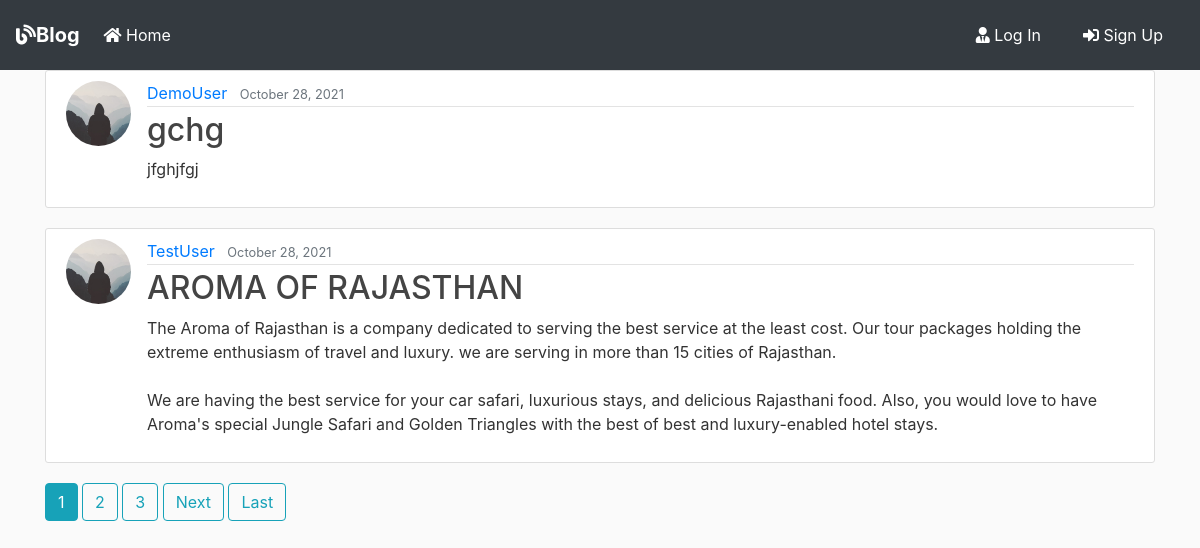
The page / on the database its author committed.
### blog/models.py (models this page shows, shortened)
class Post(models.Model):
    title = models.CharField(max_length=100)
    content = models.TextField()
    date_posted = models.DateTimeField(default=timezone.now)
    author = models.ForeignKey(User, on_delete=models.CASCADE)

### users/models.py (models this page shows, shortened)
class Profile(models.Model):
    user = models.OneToOneField(User, on_delete=models.CASCADE)
    image = models.ImageField(default='default.jpg', upload_to='profile_pics')

### blog/views.py (the view)
# urls.py: path('', PostListView.as_view(), name='blog-home'),
class PostListView(ListView):
    model = Post
    template_name = 'blog/home.html'  # <app>/<model>_<viewtype>.html
    context_object_name = 'posts'
    ordering = ['-date_posted']
    paginate_by = 2

### blog/templates/blog/home.html (shortened to what this page needs)
{% extends "blog/base.html" %}
{% block content %}
    {% for post in posts %}
        <article class="media content-section">
          <img class="rounded-circle article-img" src="{{ post.author.profile.image.url }}">
          <div class="media-body">
            <div class="article-metadata">
              <a class="mr-2" href="{% url 'user-posts' post.author.username %}">{{ post.author }}</a>
              <small class="text-muted">{{ post.date_posted|date:"F d, Y" }}</small>
            </div>
            <h2><a class="article-title" href="{% url 'post-detail' post.id %}">{{ post.title }}</a></h2>
            <p class="article-content">{{ post.content }}</p>
          </div>
        </article>
    {% endfor %}
    {% if is_paginated %}
      {% for num in page_obj.paginator.page_range %}
        {% if page_obj.number == num %}
          <a class="btn btn-info mb-4" href="?page={{ num }}">{{ num }}</a>
        {% elif num > page_obj.number|add:'-3' and num < page_obj.number|add:'3' %}
          <a class="btn btn-outline-info mb-4" href="?page={{ num }}">{{ num }}</a>
        {% endif %}
      {% endfor %}
      {% if page_obj.has_next %}
        <a class="btn btn-outline-info mb-4" href="?page={{ page_obj.next_page_number }}">Next</a>
        <a class="btn btn-outline-info mb-4" href="?page={{ page_obj.paginator.num_pages }}">Last</a>
      {% endif %}
    {% endif %}
{% endblock content %}

### blog/templates/blog/base.html (shortened to what this page needs)
{% load staticfiles %}
<!doctype html>
<html lang="en">
  <head>
    <link rel="stylesheet" href="https://stackpath.bootstrapcdn.com/bootstrap/4.3.1/css/bootstrap.min.css">
    <link rel="stylesheet" href="https://use.fontawesome.com/releases/v5.8.1/css/all.css" >
    <link rel="stylesheet" href="{% static 'blog/main.css' %}">
</head>
  <body>
        <nav class="navbar navbar-expand-lg navbar-dark bg-dark">
                <a class="navbar-brand font-weight-bold" href="{% url 'blog-home' %}"><i class="fas fa-blog"></i>Blog</a>
                <div class="collapse navbar-collapse" id="navbarSupportedContent">
                  <ul class="navbar-nav mr-auto">
                    <li class="nav-item active">
                      <a class="nav-link" href="{% url 'blog-home' %}"><i class="fas fa-home"></i> Home <span class="sr-only">(current)</span></a>
                    </li>
                  </ul>
                    {% if user.is_authenticated %}
                    <a href="{% url 'user-posts' user %}" class="btn text-white m-2"><i class="fas fa-user-shield"></i> My Post</a>
                    <a href="{% url 'post-create' %} " class="btn text-white m-2"><i class="fas fa-user-edit"></i> New Post</a>
                    <a href="{% url 'profile' %} " class="btn text-white m-2"><i class="fas fa-user"></i> {{ user.username }}</a>
                    <a href="{% url 'logout' %} " class="btn text-white m-2"><i class="fas fa-sign-out-alt"></i> Log Out</a>
                    {% else %}
                    <a href="{% url 'login' %} " class="btn text-white m-2"><i class="fas fa-user-tie"></i> Log In</a>
                    <a href="{% url 'register' %} " class="btn text-white m-2"> <i class="fas fa-sign-in-alt"></i> Sign Up</a>
                    {% endif %}
                </div>
              </nav>
      <div class="container my-bg">
    {% block content %}
    {% endblock  %}
</div>
  </body>
</html>

### blog/static/blog/main.css (style rules this page uses)
body { background: #fafafa; color: #333333; margin-top: 0; }
h1, h2, h3, h4, h5, h6 { color: #444444; }
ul { margin: 0; }
.content-section { background: #ffffff; padding: 10px 20px; border: 1px solid #dddddd; border-radius: 3px; margin-bottom: 20px; }
.article-title { color: #444444; }
.article-content { white-space: pre-line; }
.article-img { height: 65px; width: 65px; margin-right: 16px; }
.article-metadata { padding-bottom: 1px; margin-bottom: 4px; border-bottom: 1px solid #e3e3e3 }

### rows shown on the page
Post: author.profile.image (placeholder picture), author "DemoUser", date_posted "October 28, 2021", title "gchg", content "jfghjfgj"
Post: author.profile.image (placeholder picture), author "TestUser", date_posted "October 28, 2021", title "AROMA OF RAJASTHAN", content "The Aroma of Rajasthan is a company dedicated to serving the best service at the least cost. Our tour packages holding the extreme enthusiasm of travel and luxury. we are serving in more than 15 cities of Rajasthan. We are having the best service for your car safari, luxurious stays, and delicious Rajasthani food. Also, you would love to have Aroma's special Jungle Safari and Golden Triangles with the best of best and luxury-enabled hotel stays."

### other values the page prints
{{ num }} "1"
{{ num }} "2" "3"
